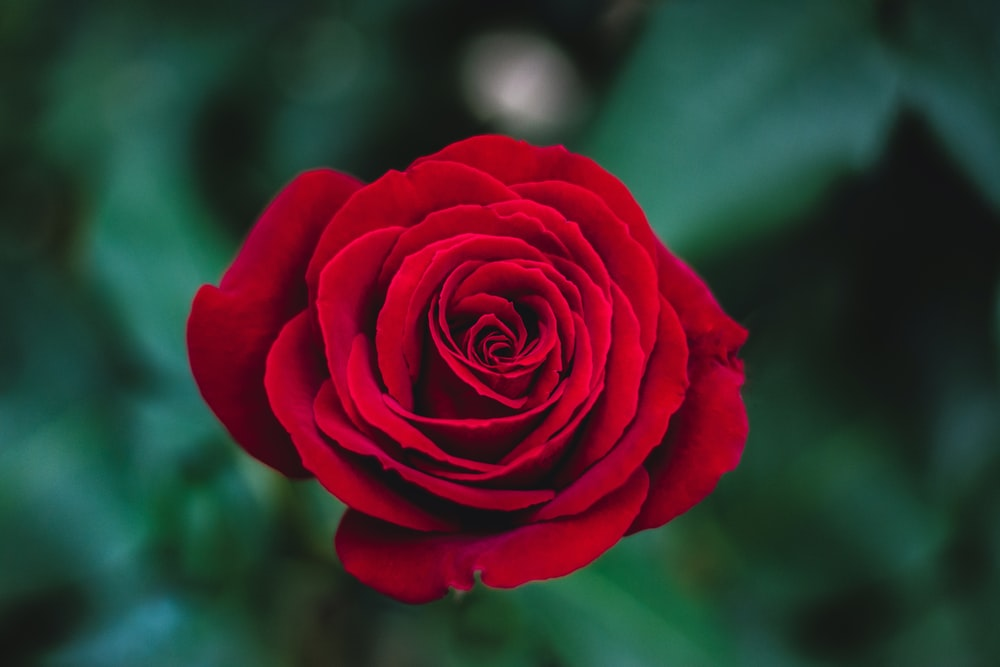
#> input picture SDC_9_DeteccionSemaforoRojo/figuras/rosa.jpg, 1000 x 667 px
$ jupyter execute SDC_9_Ejercicio1-2_Erick_Casanova.ipynb
#> lines starting #> are read from the running program, lines starting #| are printed output that depends on the picture; after the words box and inside, x2 and y2 are one past the last pixel; in counts of white or black regions, pixels touching at a corner belong together
<!--Información del curso-->

<center><h1 style="font-size:2em;color:#2467C0"> Color rojo en una imagen
 </h1></center>
<br>
<table>
<col width="650">
<col width="350">
<tr>
<td></td>
<td>


**Objetivo:**


Resaltar el color rojo en una imagen.
<br>
</td>
</tr>
</table>

# Cargar librerias

[cell 1]
import matplotlib.pyplot as plt
import numpy as np
import cv2 as cv

[cell 2]
#Mostramos la imagen original
img = cv.imread('figuras/rosa.jpg')
#> img is the input picture: shape (667, 1000, 3); mean B, G, R 47, 48, 59.6
img = cv.cvtColor(img, cv.COLOR_BGR2RGB)
plt.figure(figsize=(8,5))
plt.imshow(img)
plt.show()

[cell 3]
#Llevamos a cabo el cambio de espacio de color y definimos las dos regiones para el rojo
img = cv.imread('figuras/rosa.jpg')
img_hsv = cv.cvtColor(img, cv.COLOR_BGR2HSV)
#> img_hsv: shape (667, 1000, 3); mean H, S, V 102.2, 154.2, 84.4
lower_red1 = np.array([0,100,100])
upper_red1 = np.array([5,255,255])
lower_red2 = np.array([170,100,100])
upper_red2 = np.array([180,255,255])

[cell 4]
#Aplicamos la mascara de cada región
mask1 = cv.inRange(img_hsv, lower_red1, upper_red1)
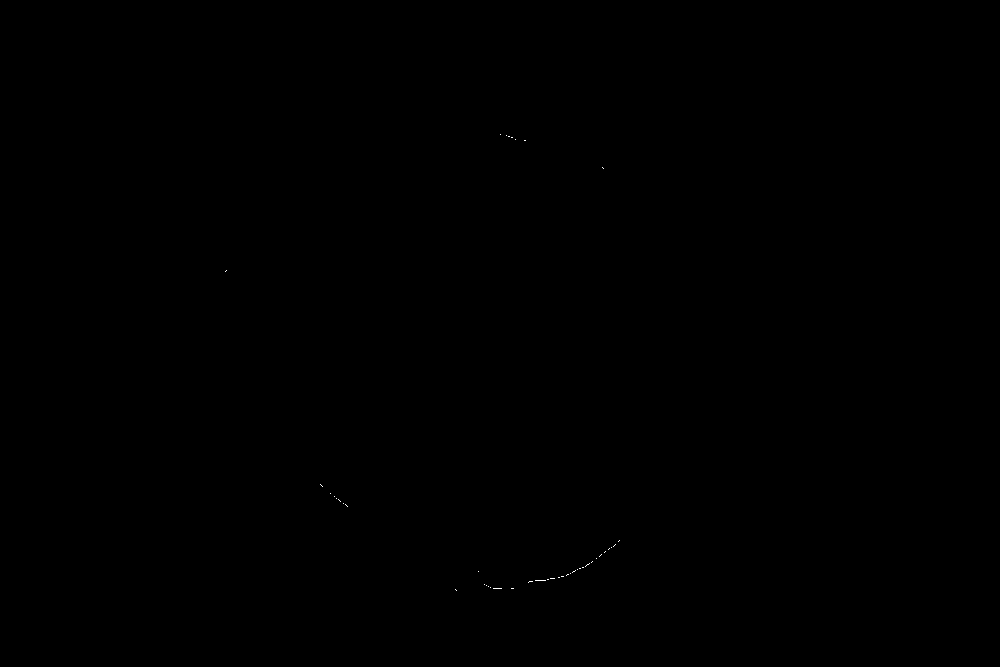
#> mask1: shape (667, 1000); 0.02% white in thin lines or dots, all inside (x1, y1, x2, y2) = (225, 134, 620, 591)
mask2 = cv.inRange(img_hsv, lower_red2, upper_red2)
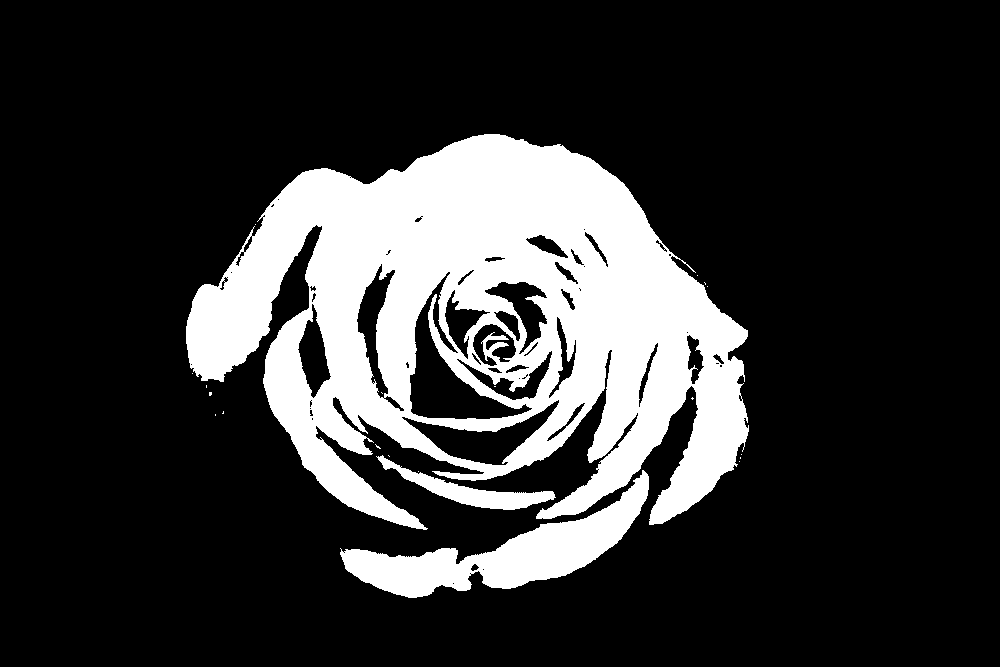
#> mask2: shape (667, 1000); 20.1% white; 21 white regions (18 under 20 px), largest, box (x1, y1, x2, y2) and area: (186, 134, 749, 530) 118921, (340, 470, 649, 598) 12304, (376, 455, 556, 510) 2469
mask_red = cv.add(mask1, mask2)
#> mask_red: shape (667, 1000); 20.1% white; 21 white regions (18 under 20 px), largest, box (x1, y1, x2, y2) and area: (186, 134, 749, 530) 118947, (340, 470, 649, 598) 12385, (376, 455, 556, 510) 2469

[cell 5]
#Revisamos los valores de los pixeles
uniqueValues, occurCount = np.unique(mask_red , return_counts=True)
#> uniqueValues = [0, 255]; occurCount = [533146, 133854]
print("Valores : " , uniqueValues)
#| Valores :  [  0 255]
print("Ocurrencia : ", occurCount)
#| Ocurrencia :  [533146 133854]

[cell 6]
# Visualizamos la mascara
plt.figure(figsize=(8,5))
plt.imshow(mask_red,cmap='gray')
plt.show()

[cell 7]
#Resaltando un color en una imagen
img = cv.imread('figuras/rosa.jpg')
img_grey = cv.cvtColor(img, cv.COLOR_BGR2GRAY)
img_grey[np.where(mask_red==255)] = 0
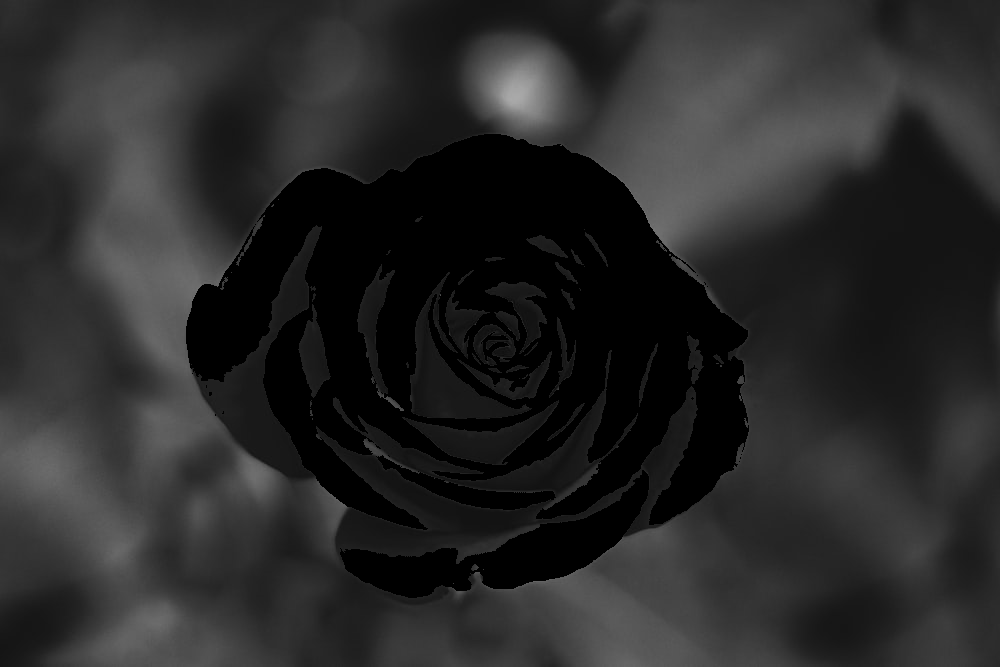
#> img_grey: shape (667, 1000); min 0, max 170, mean 40.6
img_gray_rgb = cv.cvtColor(img_grey,cv.COLOR_GRAY2RGB)
output_img = img.copy()
output_img[np.where(mask_red==0)] = 0
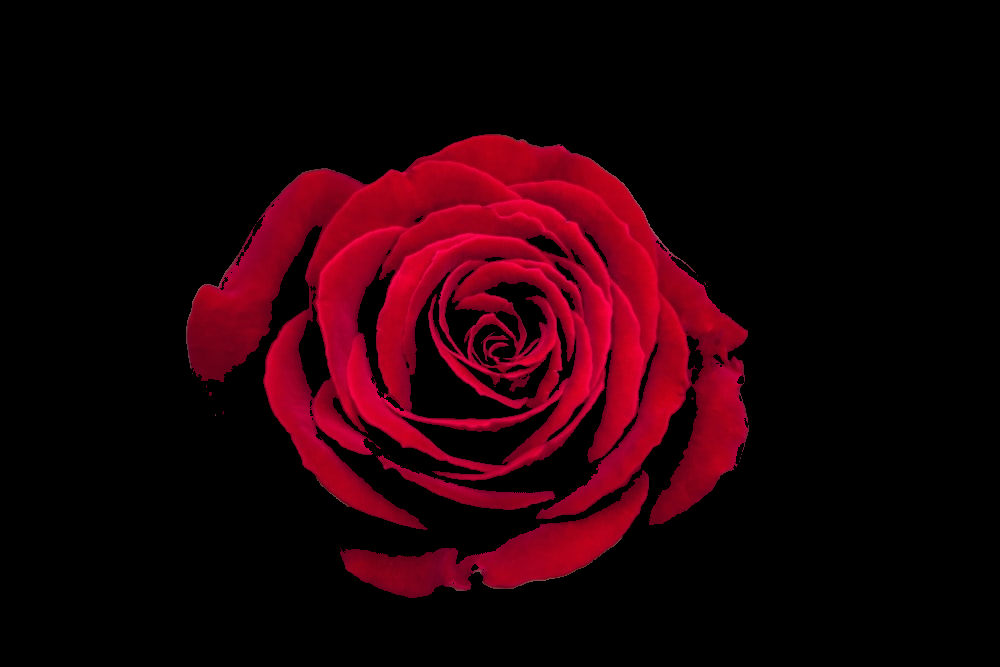
#> output_img: shape (667, 1000, 3); mean B, G, R 7.1, 0.4, 32.2
img_final=cv.add(img_gray_rgb, output_img )
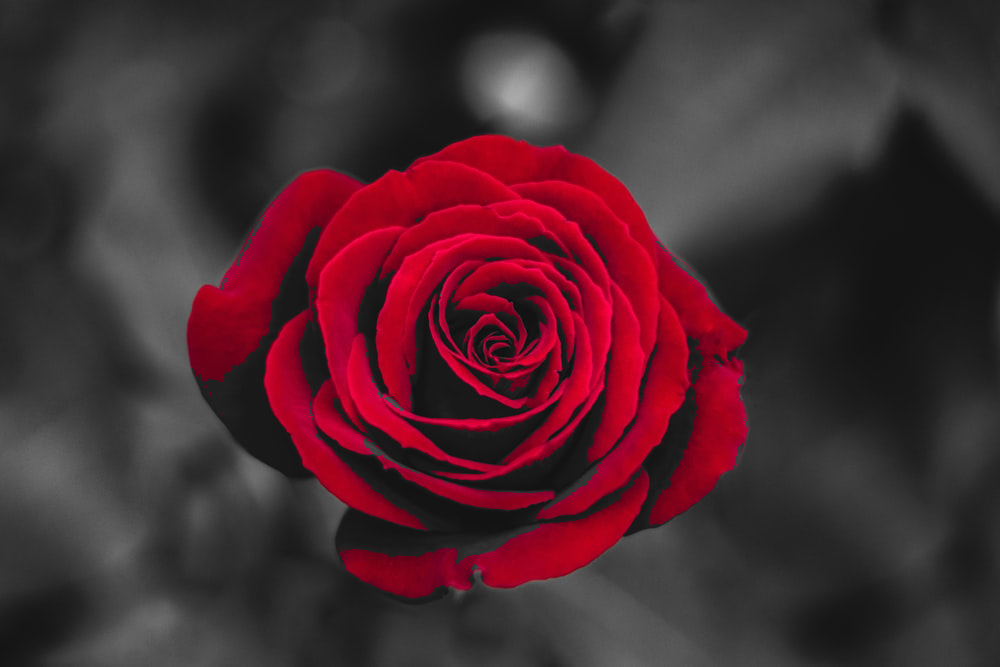
#> img_final: shape (667, 1000, 3); mean B, G, R 47.8, 41, 72.8
plt.figure(figsize=(13,8))
img_final=cv.cvtColor(img_final, cv.COLOR_BGR2RGB)
plt.imshow(img_final)
plt.show()

[cell 8]
plt.figure(figsize=(10,6))
plt.subplot(2,2,1)
plt.imshow(img_grey,cmap='gray')
plt.title("Imagen en escala de grises")
plt.subplot(2,2,2)
plt.imshow(img_gray_rgb,cmap='gray')
plt.title("Imagen en escala de grises en el espacio RGB")
plt.subplot(2,2,3)
plt.imshow(cv.cvtColor(output_img, cv.COLOR_BGR2RGB))
plt.title("Region en color rojo")
plt.subplot(2,2,4)
plt.imshow(img_final)
plt.show()
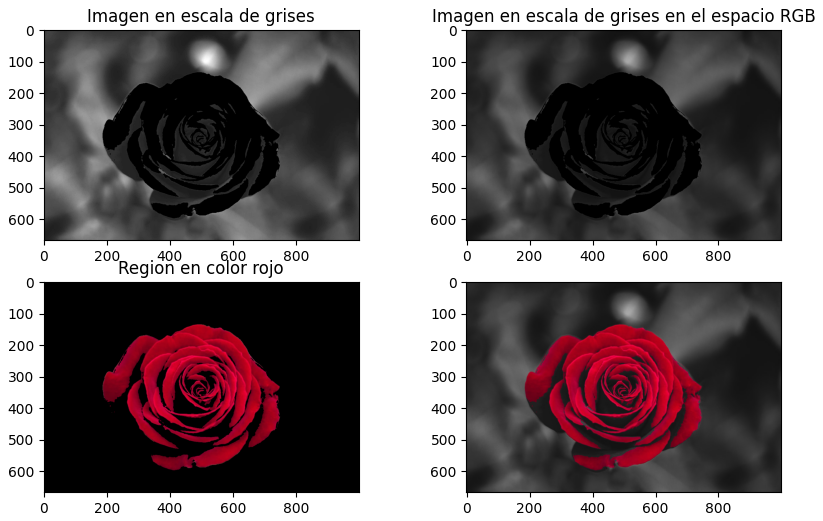
#> figure drawn by matplotlib, 4 panels
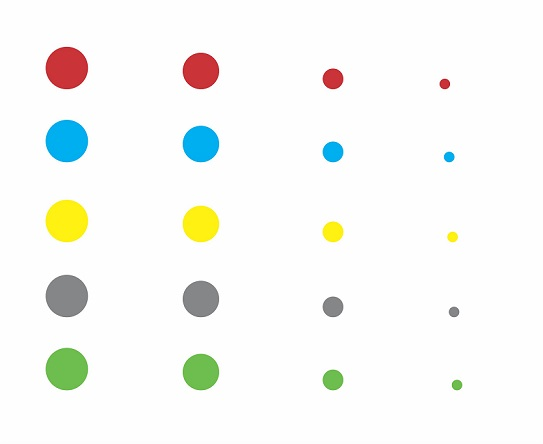
#> input picture SDC_9_DeteccionSemaforoRojo/figuras/circulos.jpg, 543 x 444 px
#> further down, img is the input picture: shape (444, 543, 3); mean B, G, R 244.9, 248.1, 247

# Ejercicio 2

[cell 9]
#definimos una función que convierta la imagen original al espacio HSV
def hsv_convert(image):
    return cv.cvtColor(img, cv.COLOR_BGR2HSV)
#> returned value: shape (444, 543, 3); mean H, S, V 11.9, 10.2, 250.9

[cell 10]
#definimos una función que retorne la mascara para el color rojo
def f_mask_red(image):
    lower_red1 = np.array([0,100,100])
    upper_red1 = np.array([5,255,255])
    lower_red2 = np.array([170,100,100])
    upper_red2 = np.array([180,255,255])
    img_hsv=hsv_convert(img)
    mask1 = cv.inRange(img_hsv, lower_red1, upper_red1)
#> mask1: shape (444, 543); 0.22% white in thin lines or dots, all inside (x1, y1, x2, y2) = (48, 48, 449, 89)
    mask2 = cv.inRange(img_hsv, lower_red2, upper_red2)
#> mask2: shape (444, 543); 0.96% white; 4 white regions, box (x1, y1, x2, y2) and area: (46, 47, 88, 89) 1158, (183, 53, 219, 89) 839, (323, 69, 343, 89) 261, (440, 79, 450, 89) 65
    mask_red = cv.add(mask1, mask2)
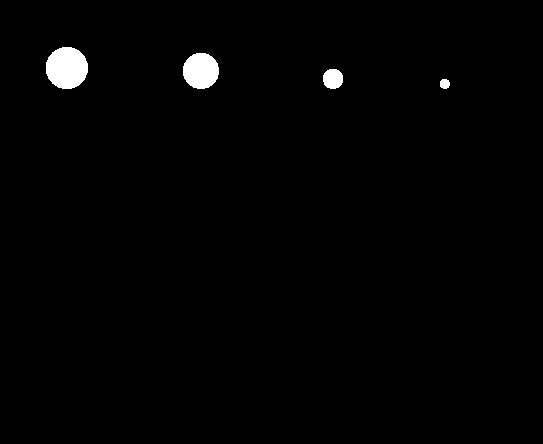
#> mask_red: shape (444, 543); 1.2% white; 4 white regions, box (x1, y1, x2, y2) and area: (46, 47, 88, 89) 1401, (183, 53, 219, 89) 1032, (323, 69, 343, 89) 329, (440, 79, 450, 89) 83
    return mask_red

[cell 11]
#Aplicación de la mascara en la imagen original
img = cv.imread('figuras/circulos.jpg')

mask_red = f_mask_red(img)

plt.figure(figsize=(13,8))
plt.imshow(mask_red, cmap='gray')
plt.show()

[cell 12]
# Encontrando las circunferencias con la función HoughCircles
red_circles = cv.HoughCircles(mask_red, cv.HOUGH_GRADIENT, 1, 80, param1=50, param2=10, minRadius=0, maxRadius=30)
#> red_circles = [[199.5, 69.5, 18.3], [67.5, 67.5, 20.2], [332.5, 77.5, 9.6], [444.5, 83.5, 5.2]]
print(red_circles)
#| [[[199.5  69.5  18.3]
#|   [ 67.5  67.5  20.2]
#|   [332.5  77.5   9.6]
#|   [444.5  83.5   5.2]]]

[cell 13]
# Verificamos que las circunferencias cumplan con que el área cercana al centro sea solida
font = cv.FONT_HERSHEY_SIMPLEX
region = 5
if red_circles is not None:
    red_circles = np.uint16(np.around(red_circles))
#> red_circles = [[200, 70, 18], [68, 68, 20], [332, 78, 10], [444, 84, 5]]
    for i in red_circles[0, :]:
        pixel_value = 0.0
        n = 0.0
        for j in range(-region, region):
            for k in range(-region, region):
                pixel_value += mask_red[i[1]+j, i[0]+k]
                n += 1

        print("pixel_value/n",pixel_value/n)
        if pixel_value/n > 50:
            cv.circle(img, (i[0], i[1]), i[2]+10, (0, 0, 255), 2)
            cv.putText(img,'Rojo',(i[0]-i[2], i[1]-i[2]-10), font, 1,(0,0,255),2,cv.LINE_AA)
#> this loop made 4 passes
#| pixel_value/n 255.0
#| pixel_value/n 255.0
#| pixel_value/n 255.0
#| pixel_value/n 201.45
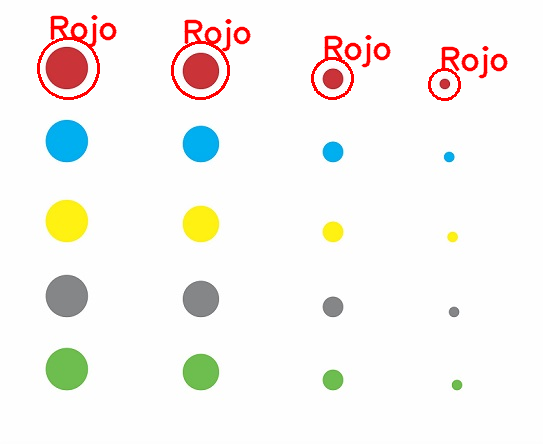
#> img: shape (444, 543, 3); 2.19% of pixels changed, all inside (x1, y1, x2, y2) = (37, 15, 508, 101)

[cell 14]
# Visualizamos la detección de las circunferencias rojas
img=cv.cvtColor(img, cv.COLOR_BGR2RGB)
plt.figure(figsize=(13,8))
plt.imshow(img)
plt.show()
